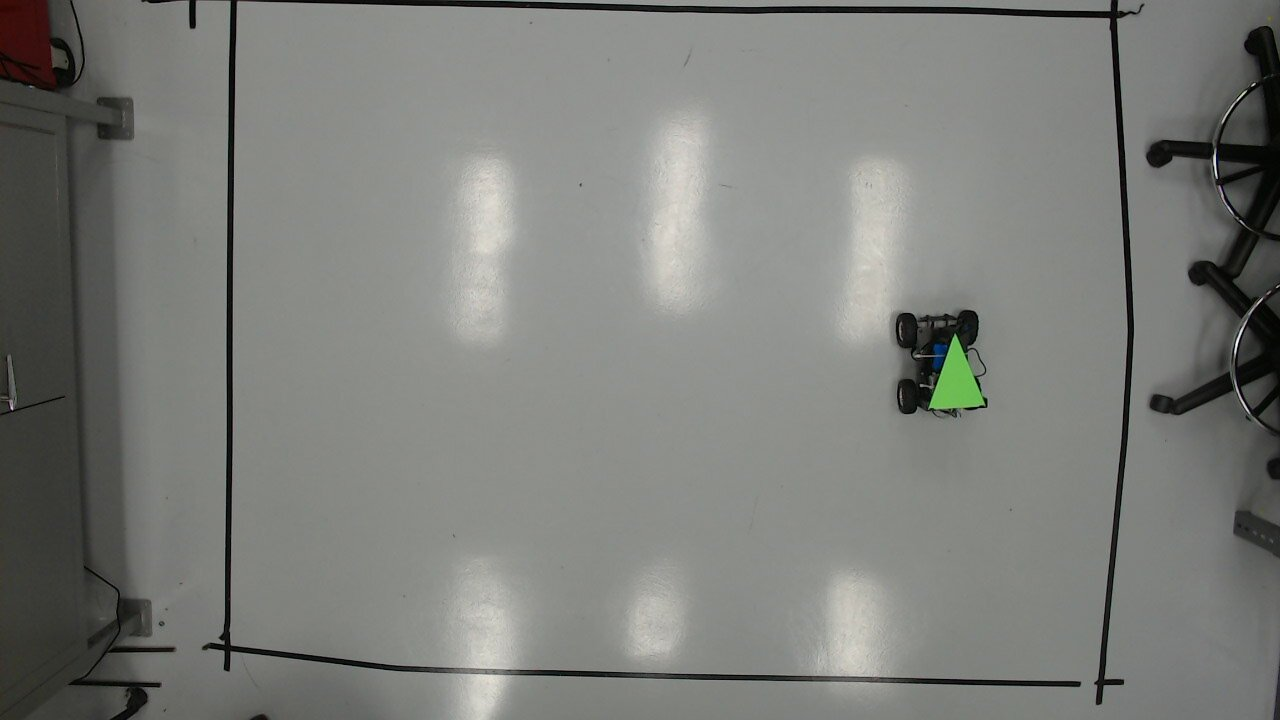
#> input picture Vision/img_triangle/triangle5.jpg, 1280 x 720 px, found by its file name
$ python image_angle.py
#> lines starting #> are read from the running program, lines starting #| are printed output that depends on the picture; after the words box and inside, x2 and y2 are one past the last pixel; in counts of white or black regions, pixels touching at a corner belong together
import cv2
import numpy as np
import math

# Cargar la imagen
image_path = 'img_triangle/triangle5.jpg'
frame = cv2.imread(image_path)
#> frame is the input picture: shape (720, 1280, 3); mean B, G, R 121.9, 126, 124.5

# Convertir el cuadro capturado de BGR a HSV
hsv_frame = cv2.cvtColor(frame, cv2.COLOR_BGR2HSV)
#> hsv_frame: shape (720, 1280, 3); mean H, S, V 43.5, 12.6, 126.3

# Definir el rango del color verde en HSV
lower_green = np.array([50, 100, 100])
upper_green = np.array([70, 255, 255])

# Crear una máscara para detectar solo el color verde
mask = cv2.inRange(hsv_frame, lower_green, upper_green)
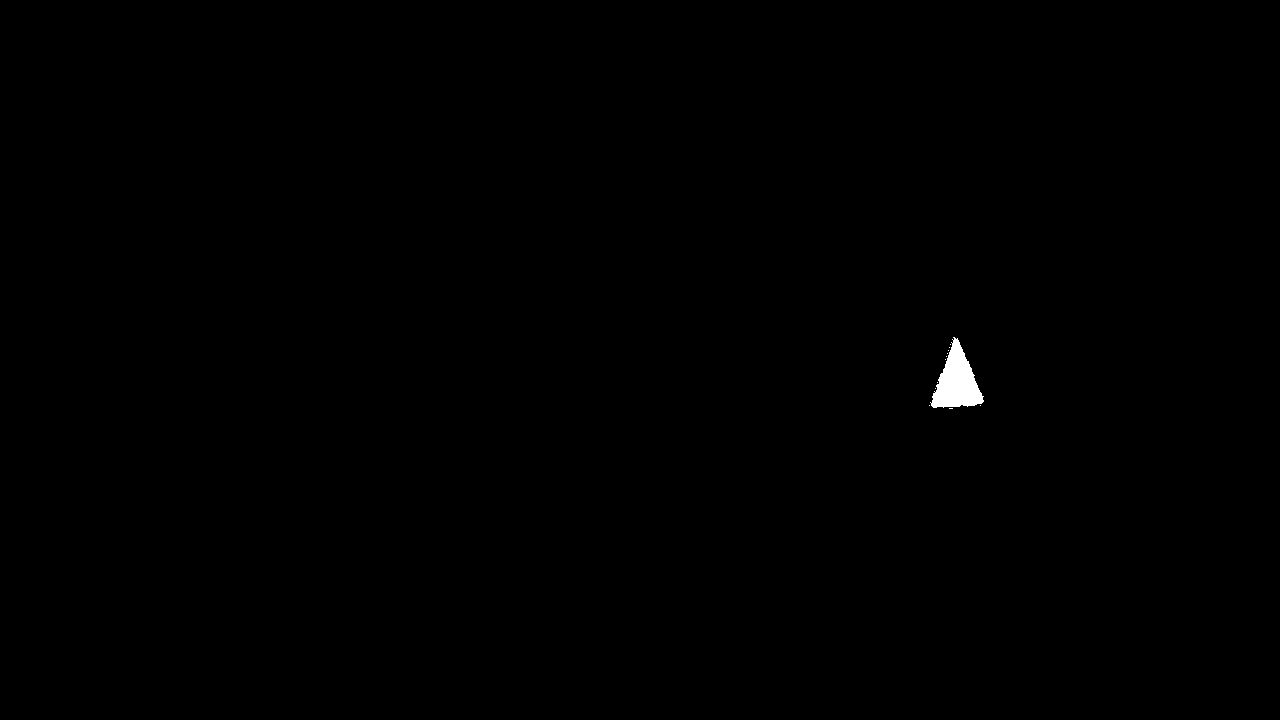
#> mask: shape (720, 1280); 0.22% white; 12 white regions (11 under 20 px), largest, box (x1, y1, x2, y2) and area: (930, 337, 984, 408) 2052

# Opcional: usar dilatación y erosión para eliminar pequeños puntos en la máscara
mask = cv2.erode(mask, None, iterations=2)
#> mask: shape (720, 1280); 0.17% white; 1 white region, box (x1, y1, x2, y2) and area: (934, 342, 981, 405) 1560
mask = cv2.dilate(mask, None, iterations=2)
#> mask: shape (720, 1280); 0.22% white; 1 white region

# Encuentra contornos en la máscara
contours, _ = cv2.findContours(mask.copy(), cv2.RETR_EXTERNAL, cv2.CHAIN_APPROX_SIMPLE)
#> contours = 1 contour; box (x1, y1, x2, y2) and area: (932, 340, 983, 407) 1926

if contours:
    # Encuentra el contorno más grande (suponiendo que es el objetivo)
    c = max(contours, key=cv2.contourArea)
#> c = contour of 88 points, box (x1, y1, x2, y2) (932, 340, 983, 407), area 1926
        # Aproximar el contorno a un polígono
    epsilon = 0.01 * cv2.arcLength(c, True)
#> epsilon = 2.06
    approx = cv2.approxPolyDP(c, epsilon, True)
#> approx = [[958, 340], [953, 340], [937, 389], [933, 393], [932, 406], [974, 405], [982, 402], [981, 393]]

    # Calcular el centroide
    M = cv2.moments(c)
#> M = moments, m00 1925.5, centre m10/m00, m01/m00 = (956.6, 381.8)
    if M["m00"] != 0:
        cx = int(M["m10"] / M["m00"])
#> cx = 956
        cy = int(M["m01"] / M["m00"])
#> cy = 381
        centroid = (cx, cy)
#> centroid = (956, 381)

        # Encontrar la punta del triángulo (el punto más alejado del centroide)
        tip = max(approx, key=lambda p: cv2.norm((cx, cy) - p[0]))[0]
#> tip = [953, 340]
        tip = (tip[0], tip[1])
#> tip = (953, 340)
        print(f"Punta: {tip}")
#| Punta: (953, 340)
        cv2.circle(frame, tuple(tip), 3, (255, 0, 0), -1)
#> frame: shape (720, 1280, 3); under 0.01% of pixels changed, all inside (x1, y1, x2, y2) = (950, 337, 957, 344)

        # Calcula la matriz de covarianza y luego los eigenvectores (para la orientación)
        covar_matrix = np.array([[M['mu20'], M['mu11']], [M['mu11'], M['mu02']]])
#> covar_matrix = [[233881, -4785.4], [-4785.4, 511731.2]]
        eigenvalues, eigenvectors = np.linalg.eig(covar_matrix)
#> eigenvalues = [233798.6, 511813.6]; eigenvectors = [[-1, 0.0172], [-0.0172, -1]]
        angle = np.arctan2(eigenvectors[1, 0], eigenvectors[0, 0])
#> angle = -3.12

        # Convertir el ángulo a grados
        angle_deg = np.degrees(angle)
#> angle_deg = -179

        # Dibujar el contorno y el centroide en el cuadro
        frame = cv2.drawContours(frame, [c], -1, (0, 255, 0), 2)
        cv2.circle(frame, (cx, cy), 7, (255, 255, 255), -1)
#> frame: shape (720, 1280, 3); mean B, G, R 121.8, 126.1, 124.4

        # Dibujar la orientación del triángulo
        length = 50  # Longitud de la línea de orientación
        endpoint_x = int(cx + length * math.cos(angle))
#> endpoint_x = 906
        endpoint_y = int(cy + length * math.sin(angle))
#> endpoint_y = 380
        #cv2.line(frame, (cx, cy), (endpoint_x, endpoint_y), (255, 0, 0), 5)
        cv2.line(frame, centroid, tuple(tip), (255, 0, 0), 5)
#> frame: shape (720, 1280, 3); mean B, G, R 121.9, 126, 124.4

        # Mostrar el ángulo de orientación
        font = cv2.FONT_HERSHEY_SIMPLEX
        cv2.putText(frame, f"Angle: {angle_deg:.2f} degrees", (cx + 10, cy + 10), font, 0.5, (255, 0, 0), 2)
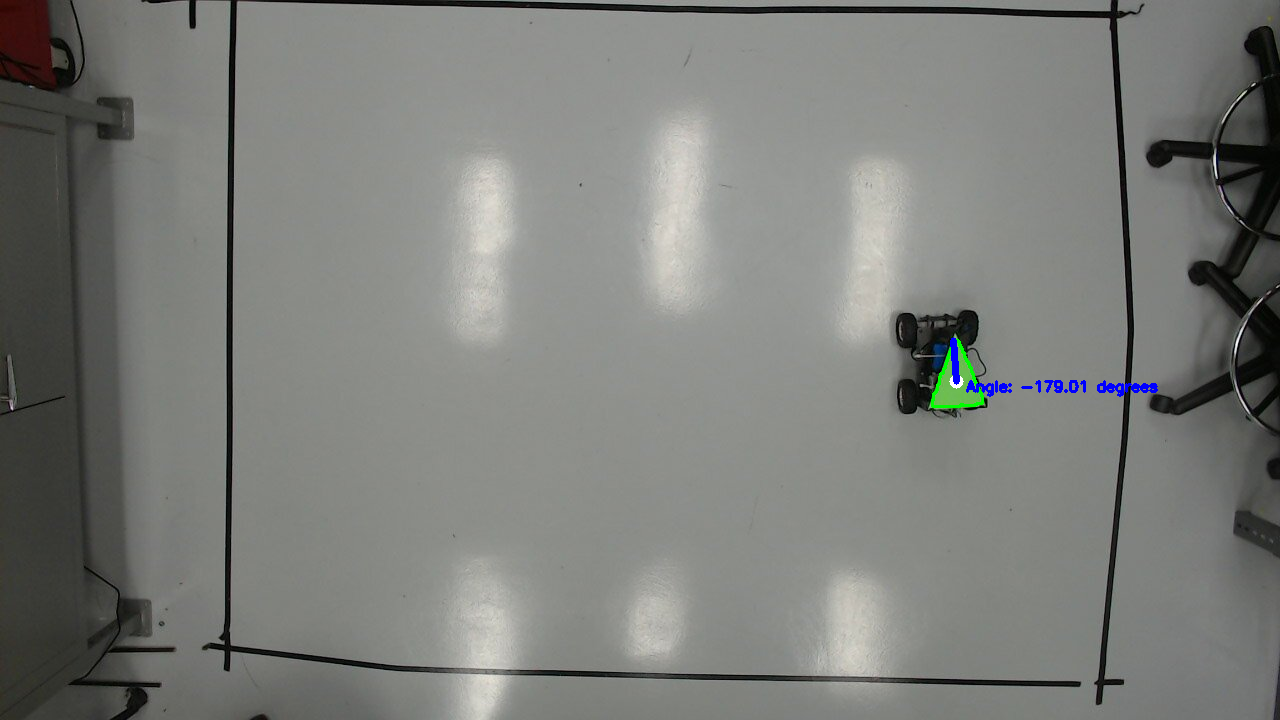
#> frame: shape (720, 1280, 3); mean B, G, R 122.1, 125.9, 124.2

# Mostrar el cuadro procesado
cv2.imshow('frame', frame)
cv2.waitKey(0)
cv2.destroyAllWindows()

$ run again, with Vision/img_triangle/triangle11.jpg copied over Vision/img_triangle/triangle5.jpg
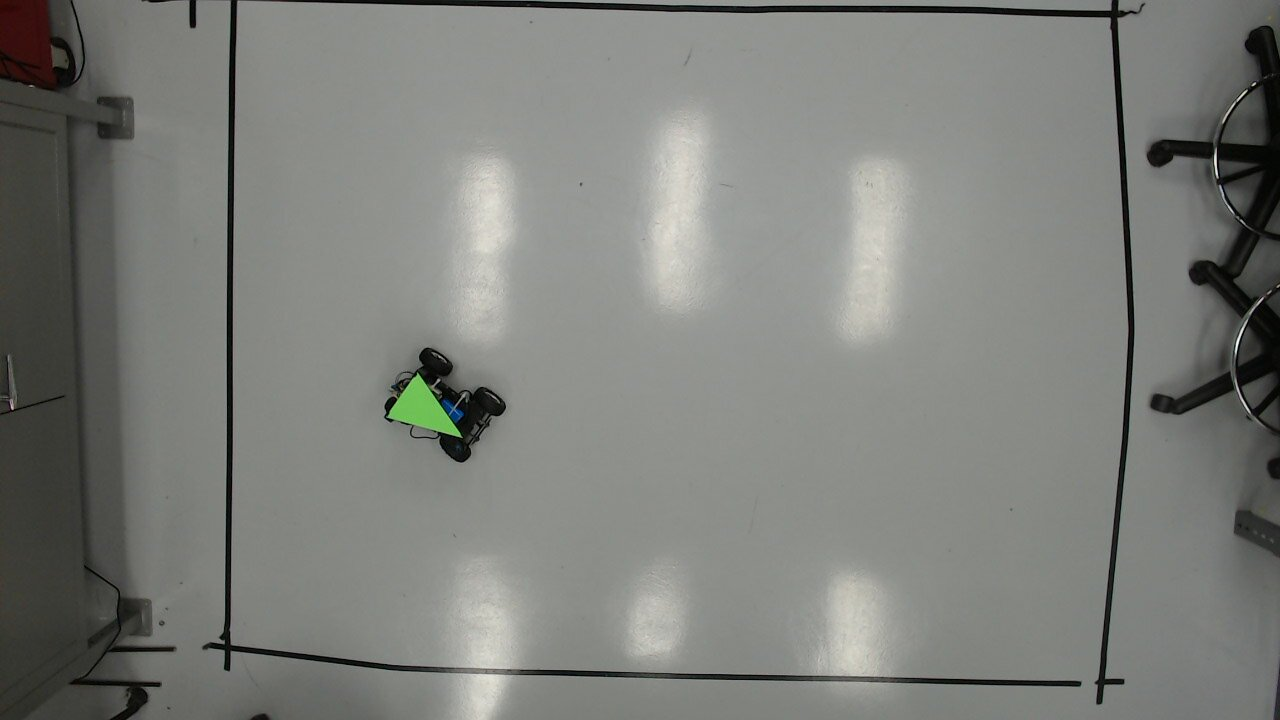
#> input picture Vision/img_triangle/triangle11.jpg, 1280 x 720 px, found by its file name
#> frame is the input picture: shape (720, 1280, 3); mean B, G, R 122.7, 127.3, 125.5
#> hsv_frame: shape (720, 1280, 3); mean H, S, V 43.6, 13.4, 127.5
#> `mask = cv2.inRange(hsv_frame, lower_green, upper_green)`:
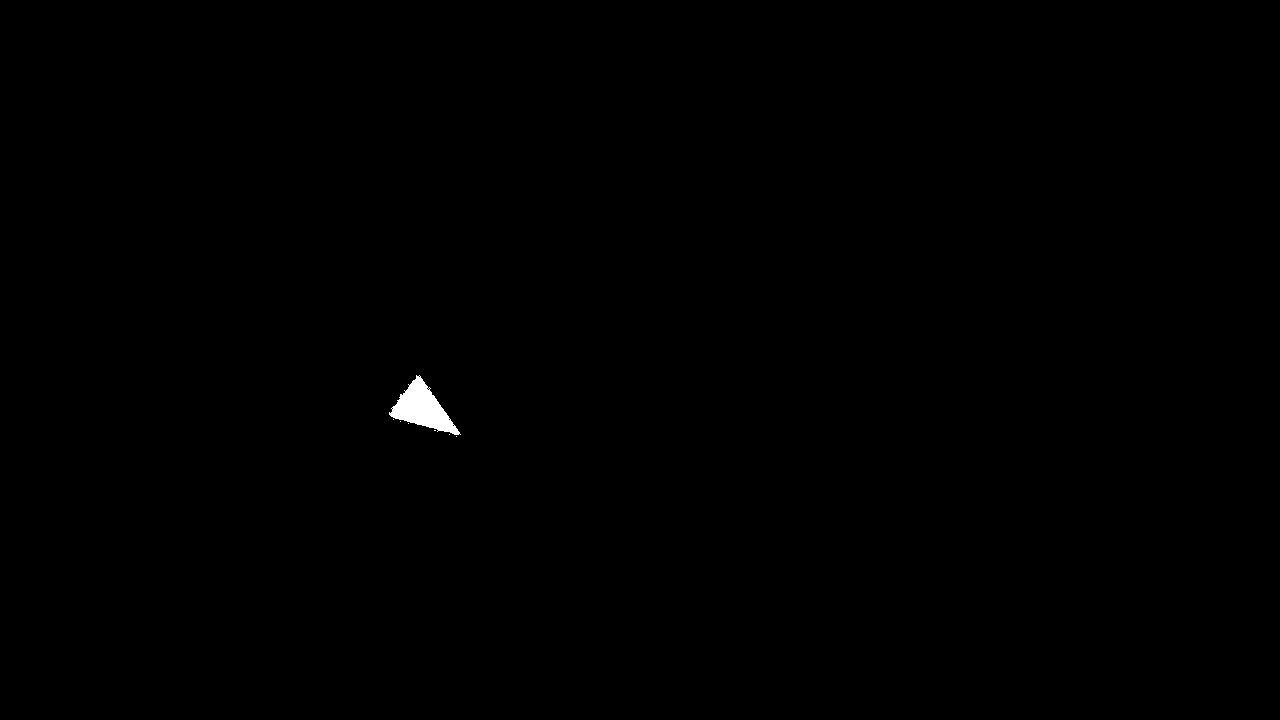
#> mask: shape (720, 1280); 0.21% white; 7 white regions (6 under 20 px), largest, box (x1, y1, x2, y2) and area: (389, 375, 461, 435) 1922
#> contours = 1 contour; box (x1, y1, x2, y2) and area: (391, 377, 458, 434) 1792
#> c = contour of 97 points, box (x1, y1, x2, y2) (391, 377, 458, 434), area 1792
#> epsilon = 2.04
#> approx = [[393, 406], [391, 416], [457, 433], [457, 429], [420, 377], [412, 381]]
#> M = moments, m00 1791.5, centre m10/m00, m01/m00 = (421.9, 408)
#> cx = 421
#> cy = 408
#> centroid = (421, 408)
#> `tip = max(approx, key=lambda p: cv2.norm((cx, cy) - p[0]))[0]`: tip = [457, 433]
#> `tip = (tip[0], tip[1])`: tip = (457, 433)
#| Punta: (457, 433)
#> covar_matrix = [[385909, 133248], [133248, 279692]]
#> eigenvalues = [476242.3, 189358.7]; eigenvectors = [[0.828, -0.561], [0.561, 0.828]]
#> angle = 0.596
#> angle_deg = 34.13
#> endpoint_x = 462
#> endpoint_y = 436
#> `cv2.putText(frame, f"Angle: {angle_deg:.2f} degrees", (cx + 10, cy + 1..`:
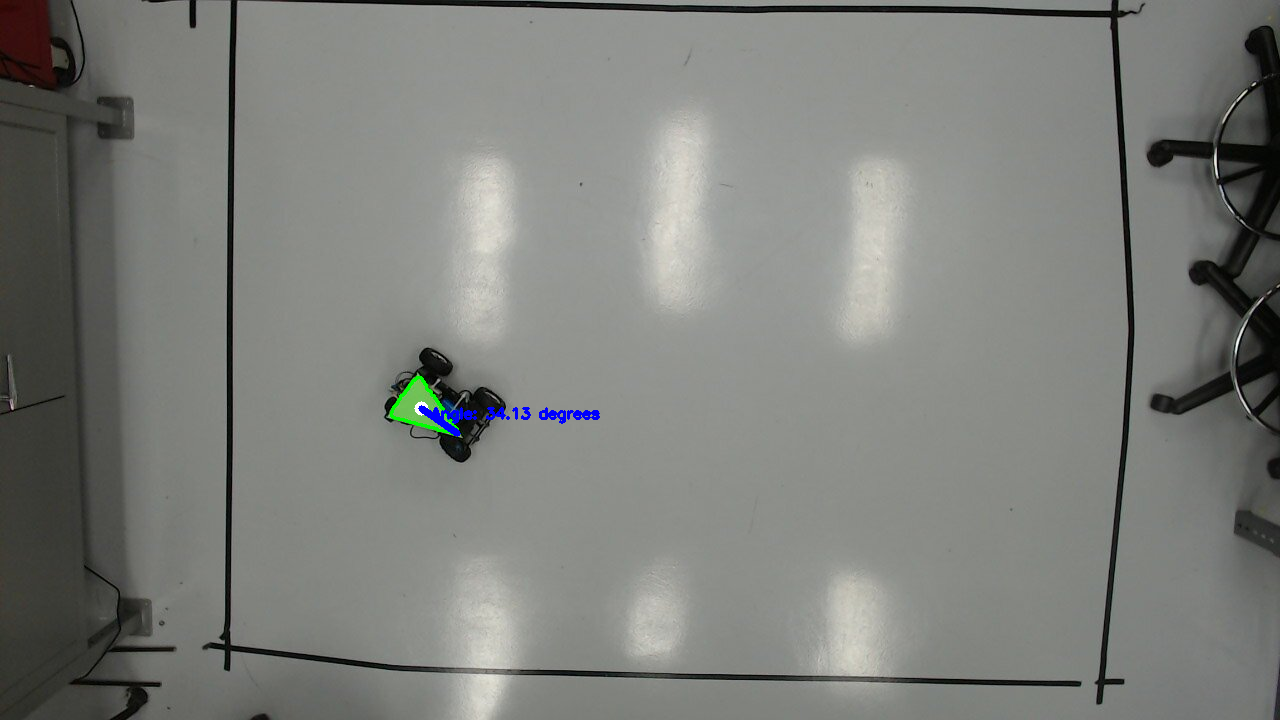
#> frame: shape (720, 1280, 3); mean B, G, R 122.9, 127.1, 125.3
